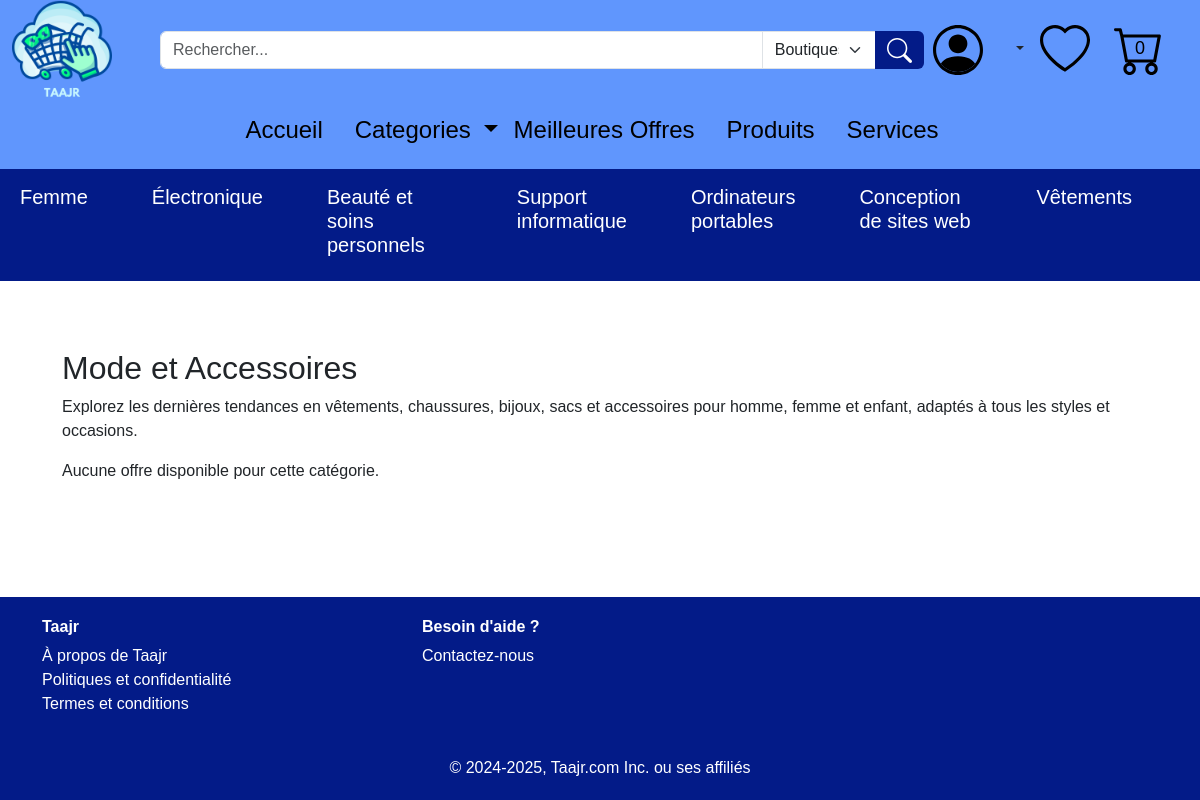
Page /category/1 on the committed database.
### tables this page shows
CREATE TABLE "categorie" (
    ID_cat INTEGER PRIMARY KEY AUTOINCREMENT,
    nom_cat CHAR(50)
, description CHAR(255), image CHAR(100));

### app.py (the view)
@app.route('/category/<int:category_id>')
def category_offers(category_id):
    offers = db.execute("""
        SELECT offre.*,
               COUNT(avis.ID_avis) AS reviews_count,
               COALESCE(AVG(avis.Etoiles), 0) AS avg_stars
        FROM offre
        LEFT JOIN avis ON offre.ID_off = avis.ID_off
        JOIN appartenir ON offre.ID_off = appartenir.ID_off
        WHERE appartenir.ID_cat = ?
        GROUP BY offre.ID_off
    """, category_id)
    category = db.execute("SELECT nom_cat, description FROM categorie WHERE ID_cat = ?", category_id)
    if (not category):
        flash('Catégorie non trouvée.', 'danger')
        return redirect(url_for('Categories'))
    cart_ids = []
    if ('user_id' in session):
        cart_items = db.execute("SELECT ID_off FROM panier WHERE ID_uti = ?", session['user_id'])
        cart_ids = [item['ID_off'] for item in cart_items]
    return render_template('category_offers.html', offers=offers, category=category[0] if category else None, cart_ids=cart_ids)

### app.py (called while the page is built)
@app.context_processor
def inject_user_id():
    return dict(user_id=session.get('user_id'))

@app.context_processor
def inject_user_info():
    user_id = session.get('user_id')
    if user_id:
        user = db.execute("SELECT nom_uti, prenom_uti, email_uti, telephone, date_naissance, genre, type_uti FROM utilisateur WHERE ID_uti = ?", user_id)
        if user:
            return dict(user_name=f"{user[0]['prenom_uti']} {user[0]['nom_uti']}")
    return dict(user_name=None)

@app.context_processor
def inject_categories():
    categories = db.execute("SELECT ID_cat, nom_cat FROM categorie")
    return dict(categories=categories)

@app.context_processor
def inject_favoris_ids():
    user_id = session.get('user_id')
    if user_id:
        favoris = db.execute("SELECT ID_off FROM likes WHERE ID_uti = ?", user_id)
        favoris_ids = [item['ID_off'] for item in favoris]
        return dict(favoris_ids=favoris_ids)
    return dict(favoris_ids=[])

@app.context_processor
def inject_cart_ids():
    if 'user_id' in session:
        cart_items = db.execute("SELECT ID_off FROM panier WHERE ID_uti = ?", session['user_id'])
        cart_ids = [item['ID_off'] for item in cart_items]
        cart_ids = [item['ID_off'] for item in cart_items]
    else:
        cart_ids = []
    return dict(cart_ids=cart_ids)

@app.context_processor
def inject_top_categories():
    top_categories = db.execute("""
        SELECT categorie.ID_cat, categorie.nom_cat, COUNT(offre.ID_off) AS offer_count
        FROM categorie
        JOIN appartenir ON categorie.ID_cat = appartenir.ID_cat
        JOIN offre ON appartenir.ID_off = offre.ID_off
        GROUP BY categorie.ID_cat
        ORDER BY offer_count DESC
        LIMIT 7
    """)
    return dict(top_categories=top_categories)

### templates/category_offers.html (shortened to what this page needs)
{% extends "layout.html" %}
{% block content %}
<div class="product-container">
    <h2>{{ category.nom_cat }}</h2>
    <p>{{ category.description }}</p>
    <div class="row">
        {% if offers %}
            {% for offer in offers %}
            <div class="col-md-3">
                <a href="{{ url_for('offre_details', offre_id=offer.ID_off) }}">
                    <div class="card product-card">
                        <div class="card-img-top">
                            <img src="/static/{{ offer.image_off }}" alt="Image de l'Offre" class="card-img-top">
                        </div>
                        <div class="card-body">
                            <h5 class="card-title">{{ offer.libelle_off }}</h5>
                            <p class="rating">⭐⭐⭐☆☆ ({{ offer.reviews_count }} avis)</p>
                            <p class="card-text fw-bold">Prix : {{ offer.prix_off }}  FDJ</p>
                            {% if offer.ID_off in cart_ids %}
                                <button class="btn btn-secondary" disabled>Dans le panier</button>
                            {% else %}
                                <form method="POST" action="{{ url_for('Ajouter_au_panier') }}">
                                    <input type="hidden" name="product_id" value="{{ offer.ID_off }}">
                                    <button type="submit" class="btn btn-primary">Ajouter au panier</button>
                                </form>
                            {% endif %}
                            {% if offer.ID_off in favoris_ids %}
                                <form method="POST" action="{{ url_for('unlike_offer') }}">
                                    <input type="hidden" name="offer_id" value="{{ offer.ID_off }}">
                                    <button type="submit" class="btn btn-danger mt-2">Retirer des favoris</button>
                                </form>
                            {% else %}
                                <form method="POST" action="{{ url_for('like_offer') }}">
                                    <input type="hidden" name="offer_id" value="{{ offer.ID_off }}">
                                    <button type="submit" class="btn btn-outline-primary mt-2">Aimer</button>
                                </form>
                            {% endif %}
                        </div>
                    </div>
                </a>
            </div>
            {% endfor %}
        {% else %}
            <p>Aucune offre disponible pour cette catégorie.</p>
        {% endif %}
    </div>
</div>
{% endblock %}

### templates/layout.html (shortened to what this page needs)
<!DOCTYPE html>
<html lang="fr">
<head>
  <link href="/static/bootstrap-5.3.3-dist/css/bootstrap.min.css" rel="stylesheet">
  <link rel="stylesheet" href="/static/style.css">
  <link rel="stylesheet" href="{{ url_for('static', filename='style.css') }}">
</head>
<body>
    <header>
        <div style="background-color: #6096FD;">
            <div class="container-fluid d-flex align-items-center">
              <a href="/"><img src="/static/Images/Taajr(1).png" width="100px" class="me-5"></a>
              <form action="{{ url_for('search') }}" method="GET" class="d-flex justify-content-center my-3" style="width: 65%;">
                <div class="input-group">
                    <input type="text" name="query" class="form-control" placeholder="Rechercher..." required>
                    <select name="category" class="form-select" style="max-width: 15%;">
                        <option value="boutique">Boutiques</option>
                    </select>
                    <button type="submit" class="btn btn-primary"  style="background-color: #031B88; border-color: #031B88;">
                        <img src="/static/Images/search.svg" width="25px" height="25px">
                    </button>
                </div>
              </form>
              <div class="d-flex align-items-center ms-auto">
                  <div class="dropdown">
                      <div class="dropdown-toggle" id="userDropdown" role="button" data-bs-toggle="dropdown" aria-expanded="false">
                          <img src="/static/Images/Maquette Taajr/person-circle.svg" width="50px" class="me-4">
                      </div>
                  </div>
                  <a href="/Favoris" class="ms-3">
                    <img src="/static/Images/Maquette Taajr/heart.svg" width="50px" class="me-4">
                  </a>
                  <a href="{{ url_for('Panier') }}" class="cart-icon">
                      <img src="/static/Images/Maquette Taajr/cart.svg" width="50px" class="me-4">
                      <span class="cart-count">{{ cart_ids|length }}</span>
                  </a>
              </div>
            </div>
        </div>
        <nav class="navbar navbar-expand-lg navbar-dark" style="background-color: #6096FD;">
            <div class="container">
                <div class="collapse navbar-collapse justify-content-center" id="navbarNav">
                    <h4>
                        <ul class="navbar-nav ms-auto">
                            <li class="nav-item me-3">
                                <a class="nav-link {% if request.path == '/' %}text-white{% else %}text-black{% endif %}" href="/">Accueil</a>
                            </li>
                            <li class="nav-item dropdown">
                                <a class="nav-link dropdown-toggle  {% if request.path == '/Categories' %}text-white{% else %}text-black{% endif %}" href="#" id="categoriesDropdown" role="button" data-bs-toggle="dropdown" aria-expanded="false">
                                    Categories
                                </a>
                            </li>
                            <li class="nav-item me-3">
                                <a class="nav-link {% if request.path == '/meilleure_offre' %}text-white{% else %}text-black{% endif %}" href="/meilleure_offre">Meilleures Offres</a>
                            </li>
                            <li class="nav-item me-3">
                                <a class="nav-link {% if request.path == '/Produits' %}text-white{% else %}text-black{% endif %}" href="/Produits">Produits</a>
                            </li>
                            <li class="nav-item me-3">
                                <a class="nav-link {% if request.path == '/Services' %}text-white{% else %}text-black{% endif %}" href="/Services">Services</a>
                            </li>
                        </ul>
                    </h4>
                </div>
            </div>
        </nav>
            <nav class="navbar navbar-expand-lg navbar-light" style="background-color: #031B88;">
                <div class="container-fluid">
                    <div class="collapse navbar-collapse justify-content-center" id="subNavbarNav">
                        <h5>
                            <ul class="navbar-nav mx-auto">
                                {% for category in top_categories %}
                                <li class="nav-item me-5">
                                  <a class="nav-link text-white" href="{{ url_for('category_offers', category_id=category.ID_cat) }}">{{ category.nom_cat }}</a>
                                </li>
                                {% endfor %}
                            </ul>
                        </h5>
                    </div>
                </div>
            </nav>
    </header>
    <main>
        <div class="container my-5">
            {% block content %}
            {% endblock %}
        </div>
    </main>
    <footer class="footer text-white" style="background-color: #031B88;">
        <div class="container">
          <div class="row">
            <div class="col-md-4">
              <h6 class="fw-bold">Taajr</h6>
              <ul class="list-unstyled">
                <li><a href="/a_propos" class="text-white text-decoration-none">À propos de Taajr</a></li>
                <li><a href="/politique" class="text-white text-decoration-none">Politiques et confidentialité</a></li>
                <li><a href="/termes" class="text-white text-decoration-none">Termes et conditions</a></li>
              </ul>
            </div>
            <div class="col-md-4">
              <h6 class="fw-bold">Besoin d'aide ?</h6>
              <ul class="list-unstyled">
                <li><a href="/Contactez-nous" class="text-white text-decoration-none">Contactez-nous</a></li>
              </ul>
            </div>
          </div>
          <div class="text-center mt-4">
            <p class="mb-0">© 2024-2025, Taajr.com Inc. ou ses affiliés</p>
          </div>
        </div>
      </footer>
</body>
</html>

### static/style.css (style rules this page uses)
a { text-decoration: none; }
.product-container { flex-wrap: wrap; gap: 20px; justify-content: space-around; padding: 20px; }
.btn-primary { background-color: #007bff; border: none; }

### templates/layout.html (style rules this page uses)
body { display: flex; flex-direction: column; min-height: 100vh; font-family: 'Arial', sans-serif; }
main { flex: 1; }
.footer { background-color: #6096FD; color: white; padding: 20px 0; margin-top: auto; }
.cart-icon { position: relative; display: inline-block; }
.cart-count { position: absolute; top: 50%; left: 50%; transform: translate(-100%, -55%); color: black; border-radius: 50%; padding: 2px 6px; font-size: 18px; }

### rows in the picture
categorie: nom_cat "Femme"
categorie: nom_cat "Électronique"
categorie: nom_cat "Beauté et soins personnels"
categorie: nom_cat "Support informatique"
categorie: nom_cat "Ordinateurs portables"
categorie: nom_cat "Conception de sites web"
categorie: nom_cat "Vêtements"
categorie: nom_cat "Mode et Accessoires", description "Explorez les dernières tendances en vêtements, chaussures, bijoux, sacs et accessoires pour homme, femme et enfant, adaptés à tous les styles et occasions."

### other values in the picture
{{ cart_ids|length }} "0"
